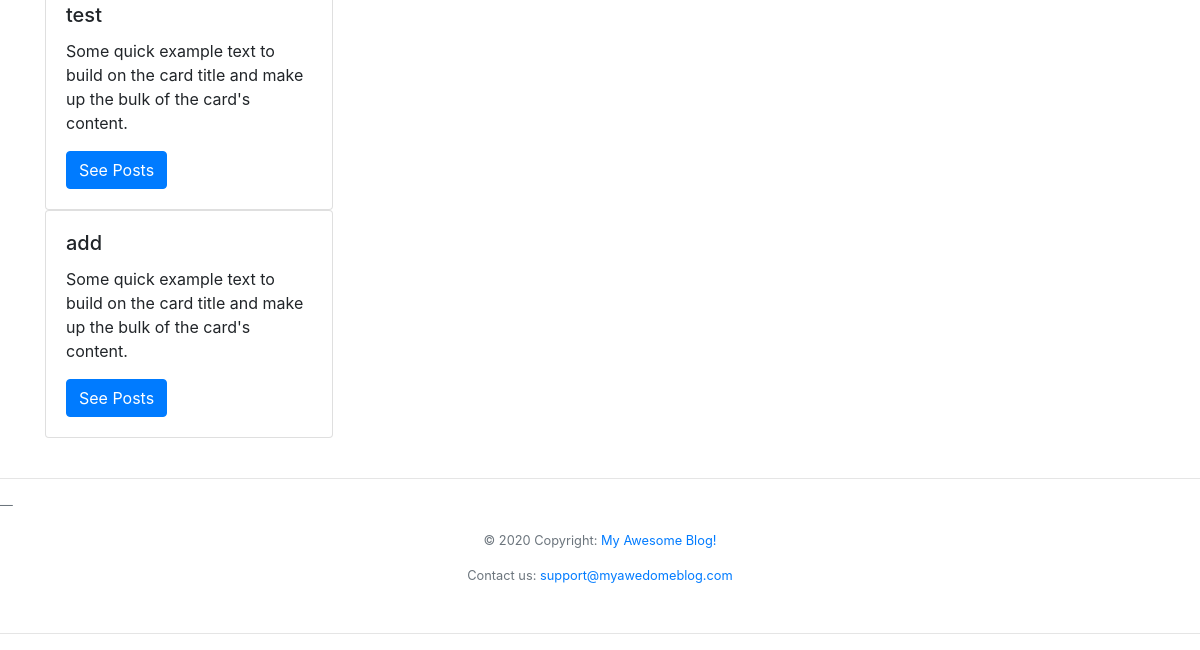
Page /category-list/ (lower part) on the earlier database version.
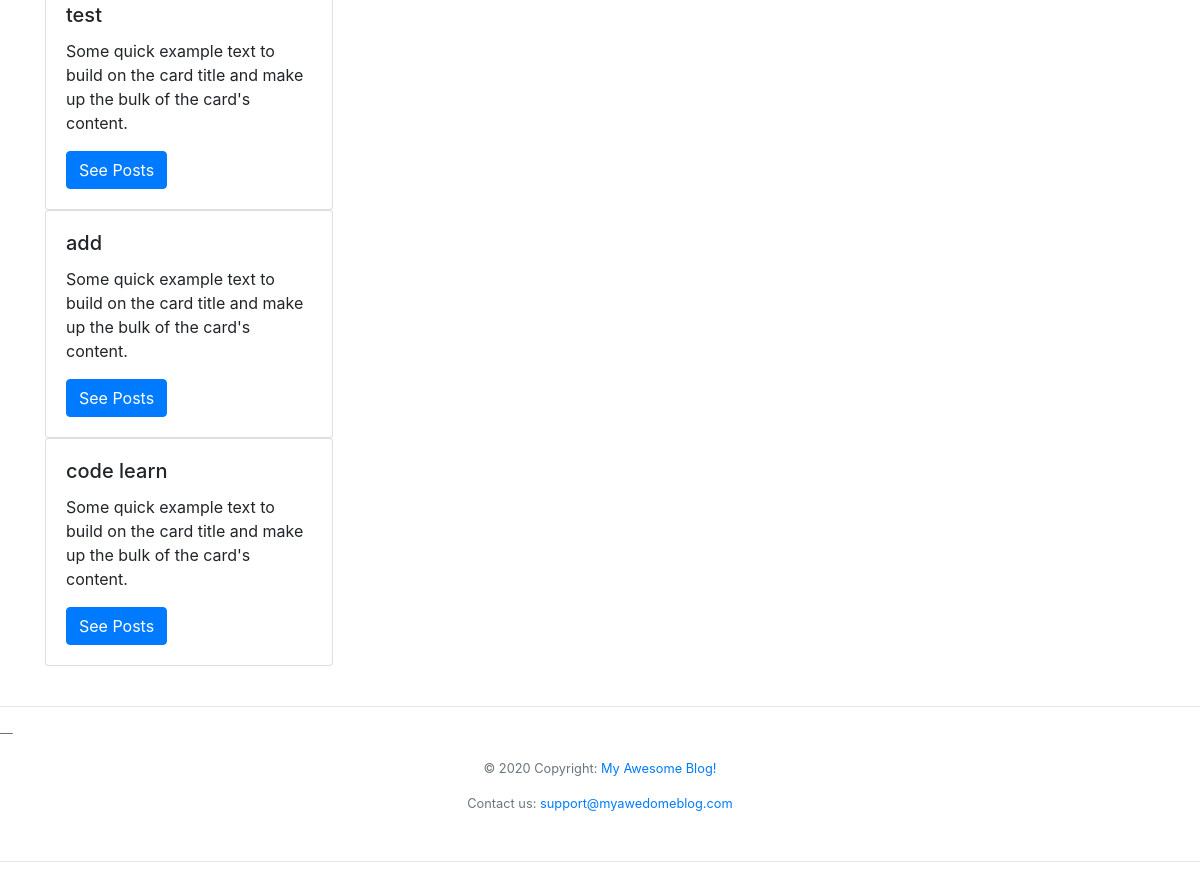
Same page on the later database version.
### theblog/models.py (models this page shows, shortened)
class Category(models.Model):
    name = models.CharField(max_length=255)
    def __str__(self):
        return self.name

### theblog/views.py (the view)
def CategoryListView(request):
    cat_menu_list = Category.objects.all()
    return render(request, 'categories_list.html', {'cat_menu_list': cat_menu_list})

### theblog/templates/categories_list.html (shortened to what this page needs)
<!DOCTYPE html>
<html lang="en">
<head>
</head>
<body>
{% extends 'base.html' %}
{% block content %}
    {% for item in cat_menu_list %}
        <div class="card" style="width: 18rem;">
            <div class="card-body">
                <h5 class="card-title">{{ item }}</h5>
                <p class="card-text">Some quick example text to build on the card title and make up the bulk of the
                    card's content.</p>
                <a href="{% url 'category' item|slugify %}" class="btn btn-primary">See Posts</a>
            </div>
        </div>
    {% endfor %}
{% endblock %}

Differences in the rows shown:
added Category: name "code learn"
